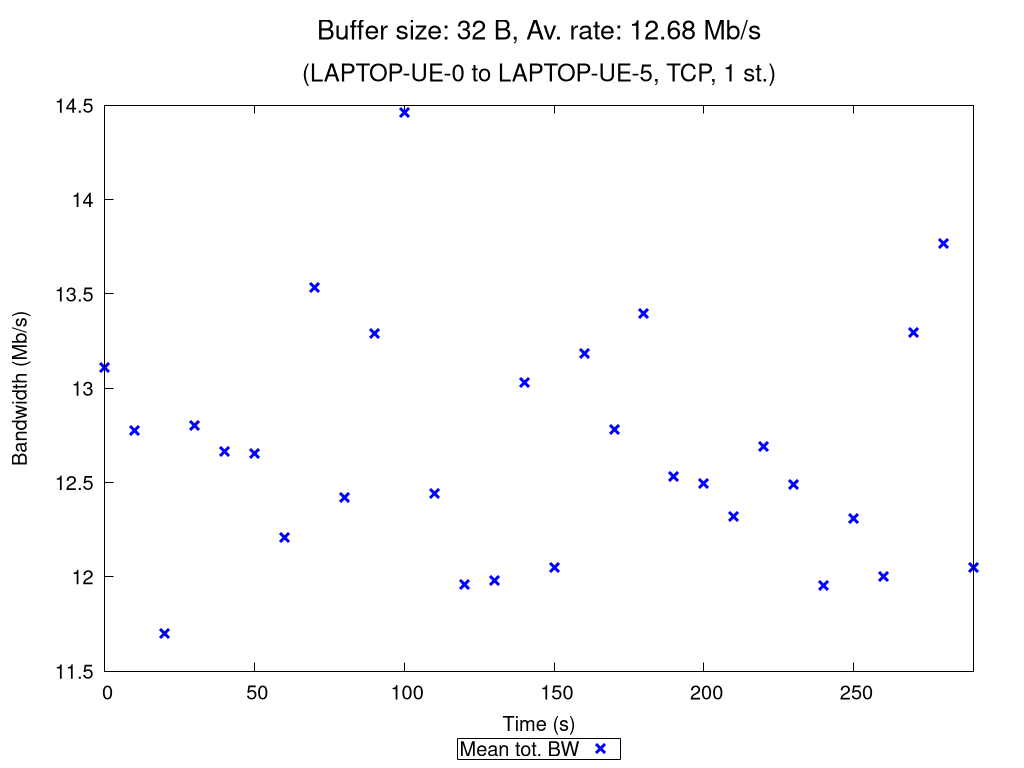

gnuplot code for this plot:
set terminal pngcairo nocrop enhanced size 1024,768 font "Verdana,15"
set output "TCP_1_st_2020_10_13_01-53-03_one2two_00032B.png"

set title "{/=20 Buffer size: 32 B, Av. rate: 12.68 Mb/s}\n\n{/=18 (LAPTOP-UE-0 to LAPTOP-UE-5, TCP, 1 st.)}"

set xlabel "Time (s)"
set ylabel "Bandwidth (Mb/s)"
set ytics nomirror
set key bmargin center horizontal box samplen 1 width -1
set bmargin 4.6
set rmargin 4.5

rf = 1000000.0  # rate factor
set style fill transparent solid 0.2 noborder
set autoscale xfix
plot "TCP_1_st_2020_10_13_01-53-03_one2two_00032B_iperf_processed.dat" using 1:($2/rf-$3/rf):($2/rf+$3/rf) with filledcurves lc rgb "blue" notitle, \
     "" using 1:($2/rf) with points pt 2 ps 1.5 lw 3 lc rgb "blue" title "Mean tot. BW", \
